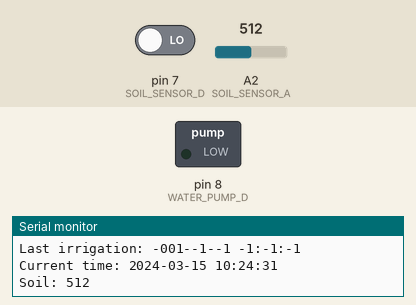
Bench run of a sketch on a simulated Arduino Uno, built with avr-gcc and run on an emulated ATmega328P. Shown: switched loads named in the sketch (green lamp = pin HIGH), the last lines printed to the serial monitor. The test bench sets the inputs (shaded band); at power-on: pin 7 (SOIL_SENSOR_D) LOW, A2 (SOIL_SENSOR_A) = 512. The local clock reads 2024-03-15 10:24:30 at power-on unless the sketch sets it; EEPROM starts erased.

Above: at 1.8 s.
1.9 s: pin 7 (SOIL_SENSOR_D) driven HIGH
At 3.0 s:
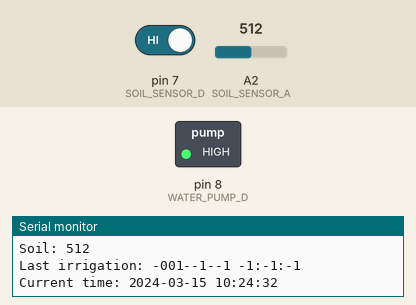
Timing chart, 0 to 33.6 s (numbered marks = the images above; inputs shaded):
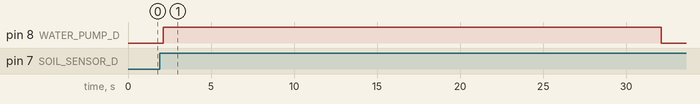

Measured:
- after the input at 1.9 s, pin 8 (WATER_PUMP_D): LOW → HIGH after 0.21 s, → LOW 30.0 s later

The sketch:

sketch_irrigation_outdoor.ino
```cpp
#include  <Wire.h>
#include <DS1302.h>
#include <EEPROM.h>
#include <time.h>

// Bomba de agua
const int WATER_PUMP_D = 8;

//Sensor de suelo
const int SOIL_SENSOR_D = 7;
const int SOIL_SENSOR_A = A2;

// Constante de delay de loop
const int STEP_MS = 1000;

// Constantes de Reloj
const int RTC_RST_PIN = 4;
const int RTC_DAT_PIN = 3;
const int RTC_CLK_PIN = 2;

/* Create buffers */
char buf[50];
int eeAddress = 0;   //Location we want the data to be put.

// Maximo intervalo entre riegos (segundos)
const double LAST_IRRIGATION_MAX_INTERVAL = 120; //20*3600;

// Tiempo de riego (milisegundos)
const int PUMP_ON_TIME = 30*1000;

DS1302 rtc(RTC_RST_PIN, RTC_DAT_PIN, RTC_CLK_PIN);

void setup() {
  // Pin de entrada de datos digital del sensor del suelo
  pinMode(SOIL_SENSOR_D, INPUT);

  // Pin de activación de bomba de agua
  pinMode(WATER_PUMP_D,OUTPUT);

  // Inicializamos comunicación serie
  Serial.begin(9600);

  rtc.halt(false);
  rtc.writeProtect(false);

  //rtc.setDOW(SUNDAY);        // Imposta il giorno della settimana a SUNDAY
  //rtc.setTime(17, 33, 0);     // Imposta l'ora come 11:32:00 (Formato 24hr)
  //rtc.setDate(14, 4, 2019);   // Imposta la data cone 12 febbraio 2017
}

void loop() {
  verificarRiego();
  displaySuelo();
  delay(STEP_MS);
}

void verificarRiego() {
  // Leemos humedad del suelo
  int soil_humidity_val = digitalRead(SOIL_SENSOR_D);

  struct tm last_irrigation_t; //Variable to store custom object read from EEPROM.
  EEPROM.get(eeAddress, last_irrigation_t);
  printTime(last_irrigation_t, "Last irrigation");

  struct tm current_t = convertTime(rtc.time());
  printTime(current_t, "Current time");

  double t_since_last_irrigation = difftime(mktime(&current_t),mktime(&last_irrigation_t));
  EEPROM.get(eeAddress, last_irrigation_t);

  if (soil_humidity_val == HIGH &&
     (last_irrigation_t.tm_year < 2011 || LAST_IRRIGATION_MAX_INTERVAL < t_since_last_irrigation)) {
    // Prendo si paso un tiempo antes del ultimo riego
    regar();
  }
}

void displaySuelo() {
  // Leemos humedad del suelo
  int h_s = analogRead(SOIL_SENSOR_A);
  int soil_humidity_val = digitalRead(SOIL_SENSOR_D);

  Serial.print("Soil: ");
  Serial.println(h_s);
}

void regar() {
  struct tm irrigation_t = convertTime(rtc.time());
  EEPROM.put(eeAddress, irrigation_t);

  // Bomba prendida
  digitalWrite(WATER_PUMP_D, HIGH);

  delay(PUMP_ON_TIME);

  // Bomba apagada
  digitalWrite(WATER_PUMP_D, LOW);
}

struct tm convertTime(Time t) {
  struct tm converted_time = {0};

  converted_time.tm_hour = (int) t.hr;
  converted_time.tm_min = (int) t.min;
  converted_time.tm_sec = (int) t.sec;
  converted_time.tm_year = (int) t.yr;
  converted_time.tm_mon = (int) t.mon;
  converted_time.tm_mday = (int) t.date;

  return converted_time;
}

void printTime(struct tm t, String label) {
  snprintf(buf, sizeof(buf), "%04d-%02d-%02d %02d:%02d:%02d",
    t.tm_year, t.tm_mon, t.tm_mday,
    t.tm_hour, t.tm_min, t.tm_sec);

  Serial.print(label);
  Serial.print(": ");
  Serial.println(buf);
}
```
